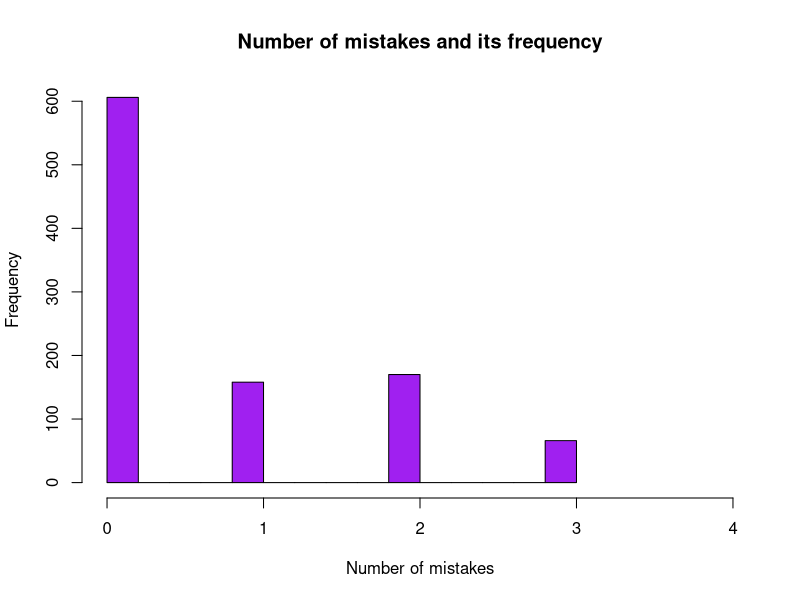
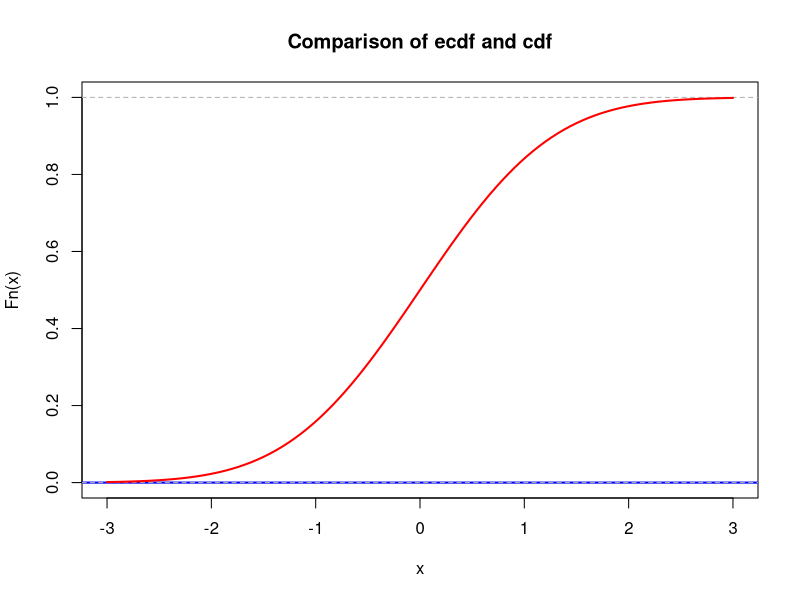
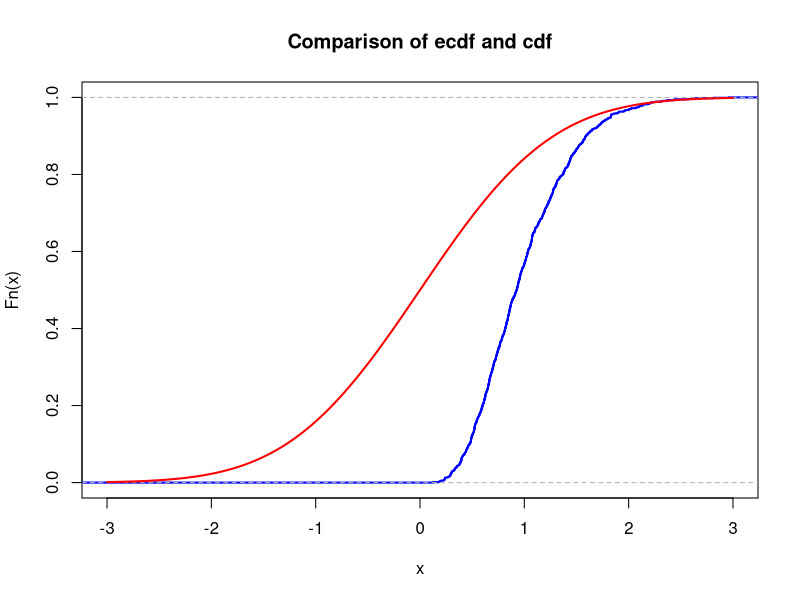

R code for these plots, in order:
## ---- chunk 1
id <- 19                  
set.seed(id)
p <- id/100

# matrices G and H
G <- matrix(c(1, 1, 1, 0, 0, 0, 0,
		1, 0, 0, 1, 1, 0, 0,
		0, 1, 0, 1, 0, 1, 0,
		1, 1, 0, 1, 0, 0, 1), nrow = 4, byrow = TRUE)
H <- t(matrix(c(1, 0, 1, 0, 1, 0, 1,
		0, 1, 1, 0, 0, 1, 1,
		0, 0, 0, 1, 1, 1, 1), nrow = 3, byrow = TRUE))
print("The matrix G is: \n")
G  
print("The matrix H is: \n")
H
print("The product GH must be zero: \n")
(G%*%H) %%2
## ---- chunk 2
# generate N messages

message_generator <- function(N) {
  matrix(sample(c(0,1), 4*N, replace = TRUE), nrow = N)
}  
messages <- message_generator(1000)
codewords <- (messages %*% G) %% 2
#messages
#codewords
## ---- chunk 3
#generates matrix of error for each message 1 - the bit will be wrong
generate_errors <- function(N){
  matrix(sample(0:1, 7*N, replace=T, prob=c(1-p,p)), nrow = N)
}

print("codewords:")
codewords[(1:10),]

errors <- generate_errors(1000)
print("errors:")
errors[(1:10),]

#corrupting the original messages
received <- (codewords + errors) %% 2
print("received:")
received[(1:10),]

#finding the syndrome vector for finding the bit with mistake
syndrome_vector <- (received %*% H) %% 2
#print("syndrome vector")
#syndrome_vector[(1: 10), ]

#gets number of the bit with mistake using syndrome vector
get_number_bit = function(M){
  z1 = M[1]
  z2 = M[2]
  z3 = M[3]
  return(z1+2*z2+4*z3)
}

#finding the bit with error for each received message
number_bit_with_error <- apply(syndrome_vector, 1, get_number_bit)
print("number bit with error")
number_bit_with_error[(1:10)]


received_corrected = received
#correcting the bit with error by just reversing it
for(row in 1:nrow(received_corrected)) {
    received_corrected[row, number_bit_with_error[row]] = (received_corrected[row, number_bit_with_error[row]]+1)%%2
}
print("received corrected:")
received_corrected[(1:10),]

#decoding the message by deleating all parity bits
decoded <- cbind(received_corrected[,3], received_corrected[,5], received_corrected[,6], received_corrected[,7])
print("messages:")
messages[(1:10),]
print("decoded")
decoded[(1:10), ]

#finding the sum of wrongly decoded messages
p_hat <- sum(
  decoded[,1]==messages[,1] & 
  decoded[,2]==messages[,2]&
  decoded[,3]==messages[,3]&
  decoded[,4]==messages[,4]
  ) / nrow(decoded)
print("p hat")
p_hat

#calculating the number of mistakes in each message
number_of_mistakes = c()
print(number_of_mistakes)
for(row in 1:nrow(messages)) {
  i = 0
    for(col in 1:ncol(messages)) {
      if (messages[row, col] != decoded[row, col])
        i = i+1
    }
  number_of_mistakes<-append(number_of_mistakes, i)
}

#making the histogram
hist(number_of_mistakes, xlim = c(0,4), col="purple", xlab = "Number of mistakes", main="Number of mistakes and its frequency")

## ---- chunk 4
lambda <- 1  # change this!
N <- 100     # change this!
mu <- N * lambda
K <- 1e3
n <- 5
sample_means <- colMeans(matrix(rpois(n*K, lambda = mu), nrow=n))
## ---- chunk 5
mu <- 0       # change this!
sigma <- 1    # change this!
## ---- chunk 6
xlims <- c(mu-3*sigma,mu+3*sigma)
Fs <- ecdf(sample_means)
plot(Fs, 
     xlim = xlims, 
     ylim = c(0,1),
     col = "blue",
     lwd = 2,
     main = "Comparison of ecdf and cdf")
curve(pnorm(x, mean = mu, sd = sigma), col = "red", lwd = 2, add = TRUE)
## ---- chunk 7
nu1 <- 1  # change this!
K <- 1e3
n <- 5
sample_means <- colMeans(matrix(rexp(n*K, rate = nu1), nrow=n))
## ---- chunk 8
mu <- 0       # change this!
sigma <- 1    # change this!
## ---- chunk 9
xlims <- c(mu-3*sigma,mu+3*sigma)
Fs <- ecdf(sample_means)
plot(Fs, 
     xlim = xlims, 
     col = "blue",
     lwd = 2,
     main = "Comparison of ecdf and cdf")
curve(pnorm(x, mean = mu, sd = sigma), col = "red", lwd = 2, add = TRUE)
